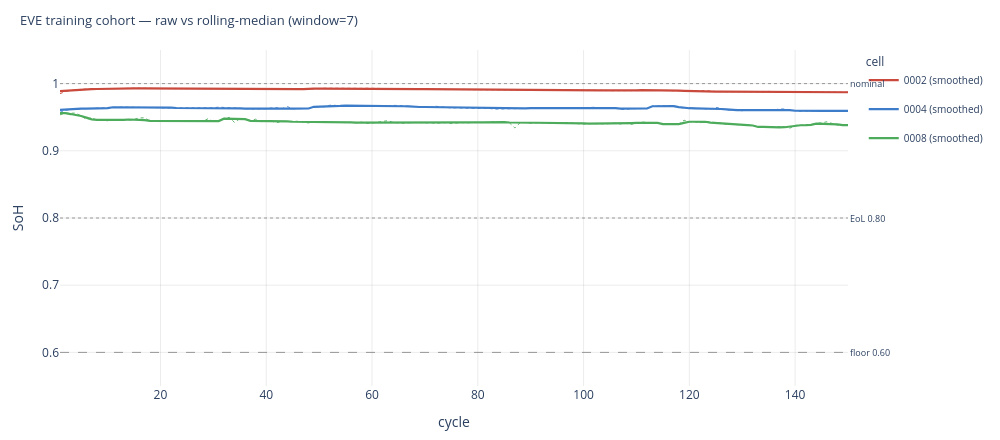
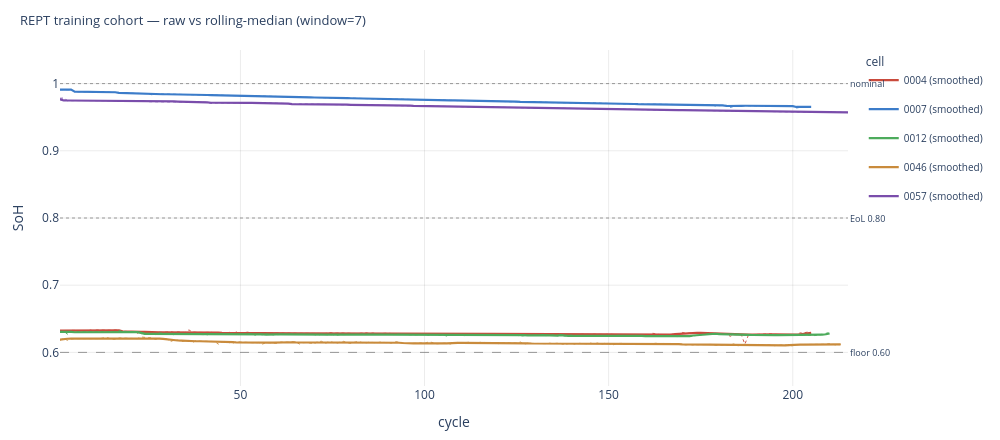

Source (notebook cell) for these figures, in order:
### Markdown cell above
## Final locked training cohort (13 cells across 3 makes)

**Selection principle**: prefer cells with meaningful fade signal over the flattest trajectories, since the DE fit needs signal to constrain SEI kinetics. Light rolling-median smoothing (window=7) will suppress single-cycle spikes without erasing the fade signal.

| Make | Cells | Rationale |
|---|---|---|
| **CALB** (5) | 0003, 0008, 0009, 0010, 0015 | DoD ∈ {0_100, 15_100}, SoH_first ≥ 0.60 |
| **EVE** (3)  | 0002, 0003, 0004, 0008 | 150-cy cells only (shorter ones drop out) |
| **REPT** (5) | 0004, 0007, 0012, 0046, 0057 | best 5 of 6 SoH-filter survivors |

Plotly overlay below shows raw (thin dashed) and rolling-median-smoothed (bold solid) trajectories for the EVE + REPT picks so we can verify smoothing preserves the fade shape.

### Code cell
FINAL_COHORT = {
    'CALB': ['0003', '0008', '0009', '0010', '0015'],
    'EVE':  ['0002', '0004', '0008'],
    'REPT': ['0004', '0007', '0012', '0046', '0057'],
}

SMOOTH_WINDOW = 7  # cycles; small enough to preserve fade shape

def _smoothed(df, window=SMOOTH_WINDOW):
    return pd.Series(df['soh'].values).rolling(window, center=True, min_periods=3).median().values

palette = ['#c94a3c', '#3c7cc9', '#4dab5c', '#c98b3c', '#7a4dab', '#3cabc9']

for make in ['EVE', 'REPT']:
    fig = go.Figure()
    for i, cid in enumerate(FINAL_COHORT[make]):
        df = traces[make][cid]
        col = palette[i % len(palette)]
        # raw (thin dashed)
        fig.add_trace(go.Scatter(
            x=df['cycle'], y=df['soh'], mode='lines',
            name=f'{cid} raw', line=dict(color=col, width=0.9, dash='dot'),
            hovertemplate=(f'<b>{cid} raw</b><br>cycle %{{x}}<br>'
                            'SoH %{y:.3f}<extra></extra>'),
            legendgroup=cid, showlegend=False,
        ))
        # smoothed (bold solid)
        fig.add_trace(go.Scatter(
            x=df['cycle'], y=_smoothed(df), mode='lines',
            name=f'{cid} (smoothed)', line=dict(color=col, width=2.2),
            hovertemplate=(f'<b>{cid} smoothed</b><br>cycle %{{x}}<br>'
                            'SoH %{y:.3f}<extra></extra>'),
            legendgroup=cid,
        ))
    for y, label, dash in [(1.00, 'nominal', 'dot'),
                            (0.80, 'EoL 0.80', 'dot'),
                            (0.60, 'floor 0.60', 'dash')]:
        fig.add_hline(y=y, line=dict(color='grey', width=0.8, dash=dash),
                       annotation_text=label, annotation_position='right',
                       annotation_font_size=9)
    fig.update_layout(
        title=dict(text=f'{make} training cohort — raw vs rolling-median (window={SMOOTH_WINDOW})',
                    x=0.02, xanchor='left', font_size=13),
        xaxis=dict(title='cycle', gridcolor='rgba(0,0,0,0.08)'),
        yaxis=dict(title='SoH', range=[0.55, 1.05],
                    gridcolor='rgba(0,0,0,0.08)'),
        legend=dict(orientation='v', x=1.02, y=1.0, title='cell', font_size=10),
        plot_bgcolor='white',
        width=1000, height=440,
        margin=dict(l=60, r=140, t=50, b=40),
    )
    fig.show()

# Persist cohort selection to a machine-readable file
import yaml as _yaml
COHORT_YAML = HERE / 'training_cohort.yaml'
manifest = {
    'version': 2,
    'generated_by': 'soh_trajectories_by_cell.ipynb',
    'selection_criteria': {
        'CALB': {'DoD': ['0_100', '15_100'],
                  'SoH_first_min': 0.60,
                  'excluded_cells': ['0005', '0019', '0020', '0030']},
        'EVE':  {'SoH_first_min': 0.60, 'n_cycles_min': 150,
                  'excluded_cells': ['0003'],
                  'exclusion_reason': ('EVE 0003 has no GITT test in Athena; '
                                         'drops EVE cohort from 4 to 3 cells'),
                  'note': 'only cells with 150-cy trajectories qualify for DE fit'},
        'REPT': {'SoH_first_min': 0.60,
                  'monotone_min': -3.0,
                  'note': 'noise-ranked, top-5 with rolling-median smoothability'},
    },
    'test_coverage': {
        'required_tests': ['OCV_SOC', 'GITT', 'HPPC', 'RPT', 'Longterm'],
        'optional_tests': ['DCIR', 'SelfDischarge'],
        'required_note': ('All 13 cohort cells have 100% coverage on required tests. '
                           'These are the minimum inputs for Phase 1 BOL identification '
                           '(OCV + GITT + HPPC + RPT) and Phase 2 DE fit target (Longterm).'),
        'optional_note': ('DCIR excluded due to variable SoC-sampling protocol across '
                           'batches (HPPC R0 used as the resistance signal instead). '
                           'SelfDischarge is only partially covered — 8 of 13 cohort '
                           'cells have it (2 CALB + 1 EVE + 5 REPT); the missing 5 cells '
                           '(CALB 0008/0009/0010, EVE 0002/0004) were not tested at the '
                           'lab stage, so nothing to pull. SelfDischarge scalars are '
                           'used only in the diagnostic correlation notebook, never as '
                           'a cell-selection gate.'),
    },
    'smoothing': {'method': 'rolling_median', 'window': SMOOTH_WINDOW},
    'cohort': FINAL_COHORT,
    'n_cells_total': sum(len(v) for v in FINAL_COHORT.values()),
}
COHORT_YAML.write_text(_yaml.safe_dump(manifest, sort_keys=False))
print(f'Wrote canonical cohort manifest: {COHORT_YAML}')
print(f'Total cells: {manifest["n_cells_total"]}')

### Figure 1 — Plotly figure (JSON) as saved in the notebook; plotly's stock layout.template omitted (floating-point values rounded to 4 significant figures; data arrays with more than 128 entries replaced by an {"elided": "..."} marker saying what was removed)
{"data": [{"hovertemplate": "<b>0002 raw</b><br>cycle %{x}<br>SoH %{y:.3f}<extra></extra>", "legendgroup": "0002", "line": {"color": "#c94a3c", "dash": "dot", "width": 0.9}, "mode": "lines", "name": "0002 raw", "showlegend": false, "type": "scatter", "x": {"elided": "150 int values"}, "y": {"elided": "150 float values"}}, {"hovertemplate": "<b>0002 smoothed</b><br>cycle %{x}<br>SoH %{y:.3f}<extra></extra>", "legendgroup": "0002", "line": {"color": "#c94a3c", "width": 2.2}, "mode": "lines", "name": "0002 (smoothed)", "type": "scatter", "x": {"elided": "150 int values"}, "y": {"elided": "150 float values"}}, {"hovertemplate": "<b>0004 raw</b><br>cycle %{x}<br>SoH %{y:.3f}<extra></extra>", "legendgroup": "0004", "line": {"color": "#3c7cc9", "dash": "dot", "width": 0.9}, "mode": "lines", "name": "0004 raw", "showlegend": false, "type": "scatter", "x": {"elided": "150 int values"}, "y": {"elided": "150 float values"}}, {"hovertemplate": "<b>0004 smoothed</b><br>cycle %{x}<br>SoH %{y:.3f}<extra></extra>", "legendgroup": "0004", "line": {"color": "#3c7cc9", "width": 2.2}, "mode": "lines", "name": "0004 (smoothed)", "type": "scatter", "x": {"elided": "150 int values"}, "y": {"elided": "150 float values"}}, {"hovertemplate": "<b>0008 raw</b><br>cycle %{x}<br>SoH %{y:.3f}<extra></extra>", "legendgroup": "0008", "line": {"color": "#4dab5c", "dash": "dot", "width": 0.9}, "mode": "lines", "name": "0008 raw", "showlegend": false, "type": "scatter", "x": {"elided": "150 int values"}, "y": {"elided": "150 float values"}}, {"hovertemplate": "<b>0008 smoothed</b><br>cycle %{x}<br>SoH %{y:.3f}<extra></extra>", "legendgroup": "0008", "line": {"color": "#4dab5c", "width": 2.2}, "mode": "lines", "name": "0008 (smoothed)", "type": "scatter", "x": {"elided": "150 int values"}, "y": {"elided": "150 float values"}}], "layout": {"annotations": [{"font": {"size": 9}, "showarrow": false, "text": "nominal", "x": 1, "xanchor": "left", "xref": "x domain", "y": 1.0, "yanchor": "middle", "yref": "y"}, {"font": {"size": 9}, "showarrow": false, "text": "EoL 0.80", "x": 1, "xanchor": "left", "xref": "x domain", "y": 0.8, "yanchor": "middle", "yref": "y"}, {"font": {"size": 9}, "showarrow": false, "text": "floor 0.60", "x": 1, "xanchor": "left", "xref": "x domain", "y": 0.6, "yanchor": "middle", "yref": "y"}], "height": 440, "legend": {"font": {"size": 10}, "orientation": "v", "title": {"text": "cell"}, "x": 1.02, "y": 1.0}, "margin": {"b": 40, "l": 60, "r": 140, "t": 50}, "plot_bgcolor": "white", "shapes": [{"line": {"color": "grey", "dash": "dot", "width": 0.8}, "type": "line", "x0": 0, "x1": 1, "xref": "x domain", "y0": 1.0, "y1": 1.0, "yref": "y"}, {"line": {"color": "grey", "dash": "dot", "width": 0.8}, "type": "line", "x0": 0, "x1": 1, "xref": "x domain", "y0": 0.8, "y1": 0.8, "yref": "y"}, {"line": {"color": "grey", "dash": "dash", "width": 0.8}, "type": "line", "x0": 0, "x1": 1, "xref": "x domain", "y0": 0.6, "y1": 0.6, "yref": "y"}], "title": {"font": {"size": 13}, "text": "EVE training cohort — raw vs rolling-median (window=7)", "x": 0.02, "xanchor": "left"}, "width": 1000, "xaxis": {"gridcolor": "rgba(0,0,0,0.08)", "title": {"text": "cycle"}}, "yaxis": {"gridcolor": "rgba(0,0,0,0.08)", "range": [0.55, 1.05], "title": {"text": "SoH"}}}}

### Figure 2 — Plotly figure (JSON) as saved in the notebook; plotly's stock layout.template omitted (floating-point values rounded to 4 significant figures; data arrays with more than 128 entries replaced by an {"elided": "..."} marker saying what was removed)
{"data": [{"hovertemplate": "<b>0004 raw</b><br>cycle %{x}<br>SoH %{y:.3f}<extra></extra>", "legendgroup": "0004", "line": {"color": "#c94a3c", "dash": "dot", "width": 0.9}, "mode": "lines", "name": "0004 raw", "showlegend": false, "type": "scatter", "x": {"elided": "205 int values"}, "y": {"elided": "205 float values"}}, {"hovertemplate": "<b>0004 smoothed</b><br>cycle %{x}<br>SoH %{y:.3f}<extra></extra>", "legendgroup": "0004", "line": {"color": "#c94a3c", "width": 2.2}, "mode": "lines", "name": "0004 (smoothed)", "type": "scatter", "x": {"elided": "205 int values"}, "y": {"elided": "205 float values"}}, {"hovertemplate": "<b>0007 raw</b><br>cycle %{x}<br>SoH %{y:.3f}<extra></extra>", "legendgroup": "0007", "line": {"color": "#3c7cc9", "dash": "dot", "width": 0.9}, "mode": "lines", "name": "0007 raw", "showlegend": false, "type": "scatter", "x": {"elided": "205 int values"}, "y": {"elided": "205 float values"}}, {"hovertemplate": "<b>0007 smoothed</b><br>cycle %{x}<br>SoH %{y:.3f}<extra></extra>", "legendgroup": "0007", "line": {"color": "#3c7cc9", "width": 2.2}, "mode": "lines", "name": "0007 (smoothed)", "type": "scatter", "x": {"elided": "205 int values"}, "y": {"elided": "205 float values"}}, {"hovertemplate": "<b>0012 raw</b><br>cycle %{x}<br>SoH %{y:.3f}<extra></extra>", "legendgroup": "0012", "line": {"color": "#4dab5c", "dash": "dot", "width": 0.9}, "mode": "lines", "name": "0012 raw", "showlegend": false, "type": "scatter", "x": {"elided": "210 int values"}, "y": {"elided": "210 float values"}}, {"hovertemplate": "<b>0012 smoothed</b><br>cycle %{x}<br>SoH %{y:.3f}<extra></extra>", "legendgroup": "0012", "line": {"color": "#4dab5c", "width": 2.2}, "mode": "lines", "name": "0012 (smoothed)", "type": "scatter", "x": {"elided": "210 int values"}, "y": {"elided": "210 float values"}}, {"hovertemplate": "<b>0046 raw</b><br>cycle %{x}<br>SoH %{y:.3f}<extra></extra>", "legendgroup": "0046", "line": {"color": "#c98b3c", "dash": "dot", "width": 0.9}, "mode": "lines", "name": "0046 raw", "showlegend": false, "type": "scatter", "x": {"elided": "213 int values"}, "y": {"elided": "213 float values"}}, {"hovertemplate": "<b>0046 smoothed</b><br>cycle %{x}<br>SoH %{y:.3f}<extra></extra>", "legendgroup": "0046", "line": {"color": "#c98b3c", "width": 2.2}, "mode": "lines", "name": "0046 (smoothed)", "type": "scatter", "x": {"elided": "213 int values"}, "y": {"elided": "213 float values"}}, {"hovertemplate": "<b>0057 raw</b><br>cycle %{x}<br>SoH %{y:.3f}<extra></extra>", "legendgroup": "0057", "line": {"color": "#7a4dab", "dash": "dot", "width": 0.9}, "mode": "lines", "name": "0057 raw", "showlegend": false, "type": "scatter", "x": {"elided": "215 int values"}, "y": {"elided": "215 float values"}}, {"hovertemplate": "<b>0057 smoothed</b><br>cycle %{x}<br>SoH %{y:.3f}<extra></extra>", "legendgroup": "0057", "line": {"color": "#7a4dab", "width": 2.2}, "mode": "lines", "name": "0057 (smoothed)", "type": "scatter", "x": {"elided": "215 int values"}, "y": {"elided": "215 float values"}}], "layout": {"annotations": [{"font": {"size": 9}, "showarrow": false, "text": "nominal", "x": 1, "xanchor": "left", "xref": "x domain", "y": 1.0, "yanchor": "middle", "yref": "y"}, {"font": {"size": 9}, "showarrow": false, "text": "EoL 0.80", "x": 1, "xanchor": "left", "xref": "x domain", "y": 0.8, "yanchor": "middle", "yref": "y"}, {"font": {"size": 9}, "showarrow": false, "text": "floor 0.60", "x": 1, "xanchor": "left", "xref": "x domain", "y": 0.6, "yanchor": "middle", "yref": "y"}], "height": 440, "legend": {"font": {"size": 10}, "orientation": "v", "title": {"text": "cell"}, "x": 1.02, "y": 1.0}, "margin": {"b": 40, "l": 60, "r": 140, "t": 50}, "plot_bgcolor": "white", "shapes": [{"line": {"color": "grey", "dash": "dot", "width": 0.8}, "type": "line", "x0": 0, "x1": 1, "xref": "x domain", "y0": 1.0, "y1": 1.0, "yref": "y"}, {"line": {"color": "grey", "dash": "dot", "width": 0.8}, "type": "line", "x0": 0, "x1": 1, "xref": "x domain", "y0": 0.8, "y1": 0.8, "yref": "y"}, {"line": {"color": "grey", "dash": "dash", "width": 0.8}, "type": "line", "x0": 0, "x1": 1, "xref": "x domain", "y0": 0.6, "y1": 0.6, "yref": "y"}], "title": {"font": {"size": 13}, "text": "REPT training cohort — raw vs rolling-median (window=7)", "x": 0.02, "xanchor": "left"}, "width": 1000, "xaxis": {"gridcolor": "rgba(0,0,0,0.08)", "title": {"text": "cycle"}}, "yaxis": {"gridcolor": "rgba(0,0,0,0.08)", "range": [0.55, 1.05], "title": {"text": "SoH"}}}}
